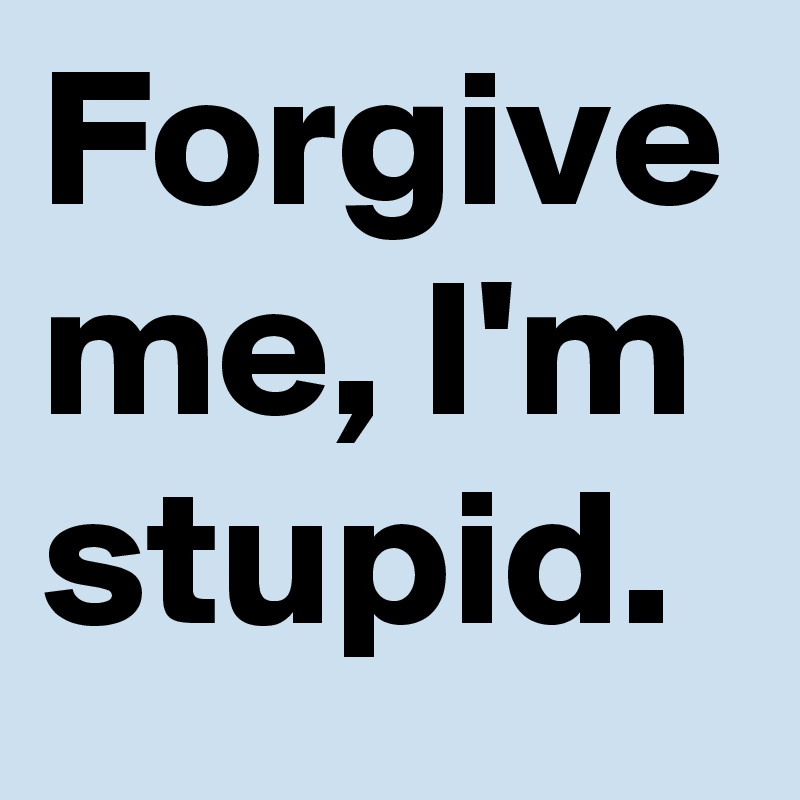
#> input picture OpenCV/r.png, 800 x 800 px, found by its file name
$ python Test.py
#> lines starting #> are read from the running program, lines starting #| are printed output that depends on the picture
import cv2 as cv
import os

current_location = os.getcwd()
path = os.path.join(current_location, "APPs\OpenCV\q.png")
path2 = os.path.join(current_location, "APPs\OpenCV\w.jpg")
img3 = cv.imread('d:\\1-JoStudio\APPs\OpenCV\\r.png')
#> img3 is the input picture: shape (800, 800, 3); mean B, G, R 195.2, 182.9, 167.4

img = cv.imread(path,1)
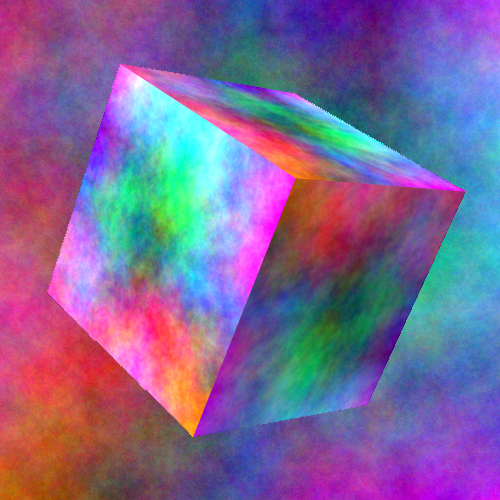
#> input picture OpenCV/q.png, 500 x 500 px, found by its file name
#> img is the input picture: shape (500, 500, 3); mean B, G, R 150.3, 102.1, 126.8
img2 = cv.imread(path2,1)
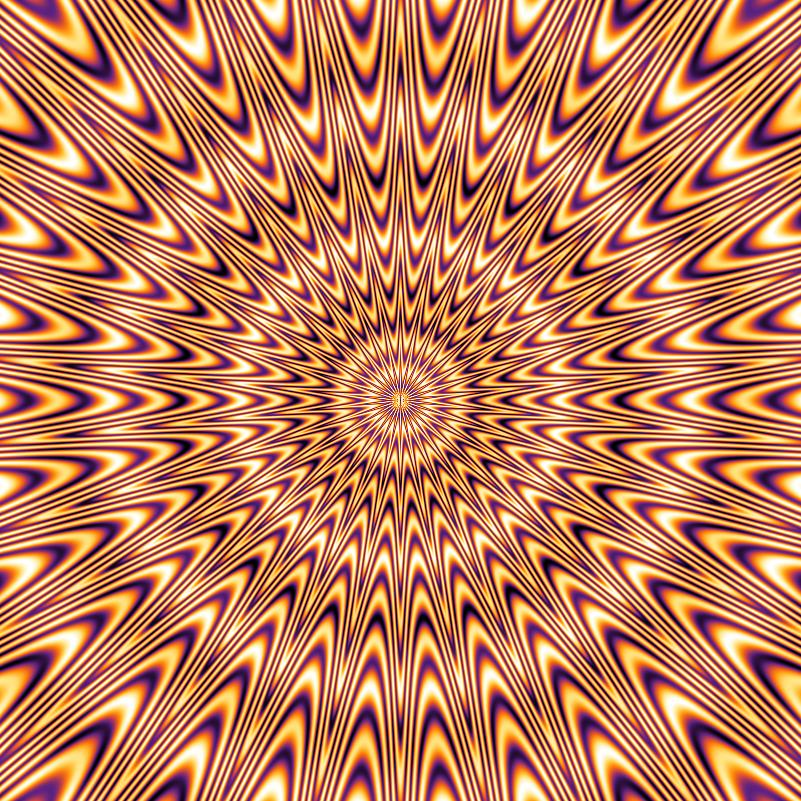
#> input picture OpenCV/w.jpg, 801 x 801 px, found by its file name
#> img2 is the input picture: shape (801, 801, 3); mean B, G, R 90.3, 124.9, 188.8
cv.imshow("Cool thing", img)
cv.imshow("Another cool thing", img2)
cv.imshow("Random cool thing",img3)

cv.waitKey(0)
cv.destroyAllWindows()
